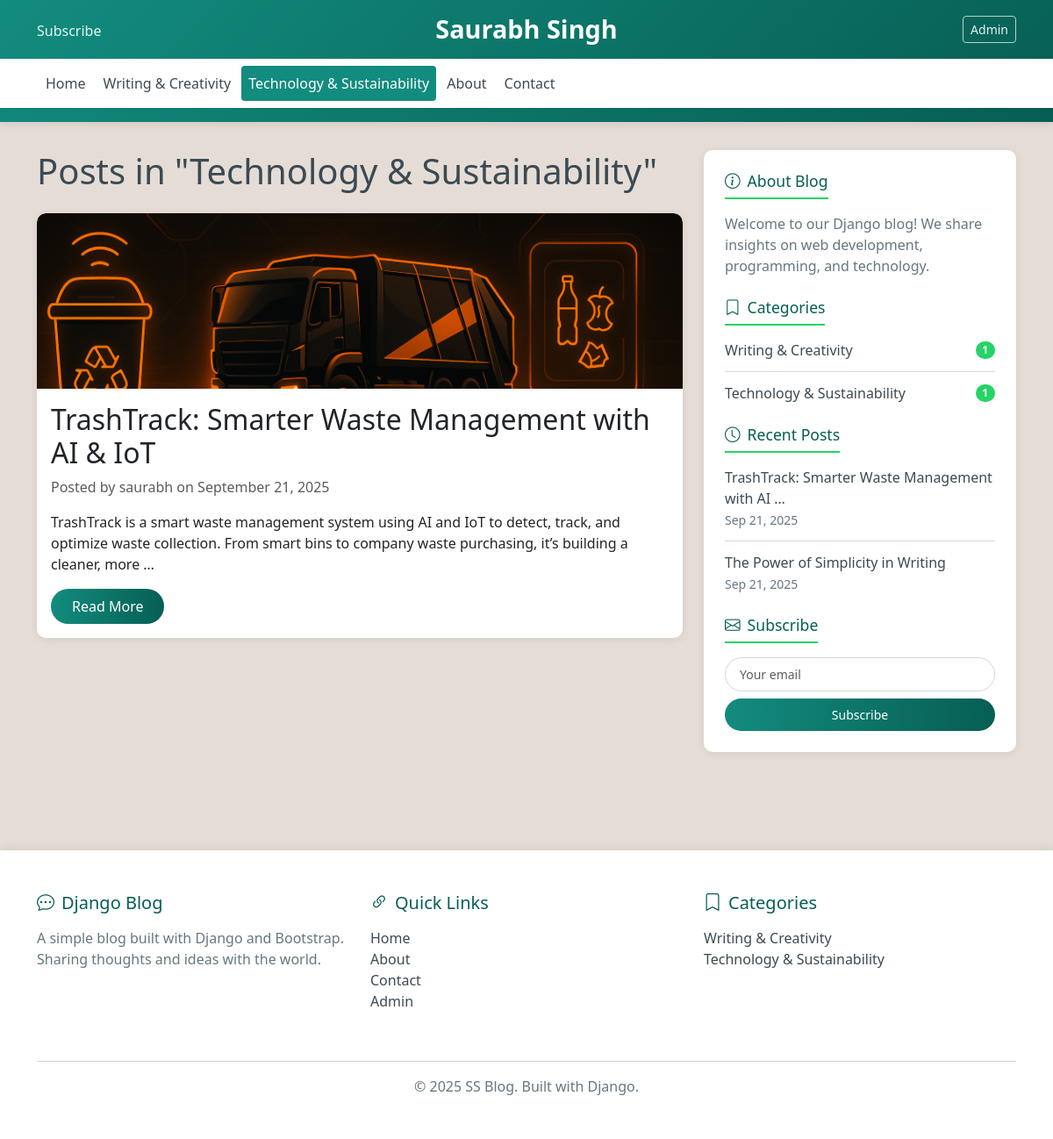
The page /category/technology-sustainability/ on the database its author committed.
### blog/models.py (models this page shows, shortened)
class Category(models.Model):
    name = models.CharField(max_length=100)
    slug = models.SlugField(unique=True)

class Post(models.Model):
    STATUS_CHOICES = (
        ('draft', 'Draft'),
        ('published', 'Published'),
    )
    title = models.CharField(max_length=200)
    slug = models.SlugField(unique_for_date='publish_date')
    author = models.ForeignKey(User, on_delete=models.CASCADE)
    content = models.TextField()
    excerpt = models.TextField(max_length=300, blank=True)
    category = models.ForeignKey(Category, on_delete=models.SET_NULL, null=True)
    publish_date = models.DateTimeField(default=timezone.now)
    created_date = models.DateTimeField(auto_now_add=True)
    updated_date = models.DateTimeField(auto_now=True)
    status = models.CharField(max_length=10, choices=STATUS_CHOICES, default='draft')
    featured_image = models.ImageField(upload_to='blog/images/', blank=True, null=True)
    class Meta:
        ordering = ['-publish_date']
    def get_absolute_url(self):
        return reverse('blog:post_detail', args=[self.publish_date.year,
                                                self.publish_date.month,
                                                self.publish_date.day,
                                                self.slug])

### blog/views.py (the view)
# urls.py: path('category/<slug:category_slug>/', views.category_posts, name='category_posts'),
def category_posts(request, category_slug):
    category = get_object_or_404(Category, slug=category_slug)
    posts = Post.objects.filter(category=category, status='published')
    paginator = Paginator(posts, 5)
    page_number = request.GET.get('page')
    page_obj = paginator.get_page(page_number)
    context = {
        'category': category,
        'page_obj': page_obj,
        **get_common_context(),
    }
    return render(request, 'blog/category_posts.html', context)

### blog/views.py (called while the page is built)
def get_common_context():
    return {
        'categories': Category.objects.all(),
        'recent_posts': Post.objects.filter(status='published')[:5],
    }

### templates/blog/category_posts.html (shortened to what this page needs)
{% extends 'blog/base.html' %}
{% block content %}
    <h1 class="mb-4">Posts in "{{ category.name }}"</h1>
    {% if page_obj %}
        {% for post in page_obj %}
            <article class="card post-card mb-4">
                {% if post.featured_image %}
                    <img src="{{ post.featured_image.url }}" class="card-img-top" alt="{{ post.title }}">
                {% endif %}
                <div class="card-body">
                    <h2 class="card-title">
                        <a href="{{ post.get_absolute_url }}" class="text-decoration-none text-dark">
                            {{ post.title }}
                        </a>
                    </h2>
                    <p class="text-muted">
                        Posted by {{ post.author }} on {{ post.publish_date|date:"F j, Y" }}
                    </p>
                    <p class="card-text">{{ post.excerpt|default:post.content|truncatewords:30 }}</p>
                    <a href="{{ post.get_absolute_url }}" class="btn btn-primary">Read More</a>
                </div>
            </article>
        {% endfor %}
    {% else %}
        <div class="alert alert-info">
            <p>No posts found in this category yet.</p>
        </div>
    {% endif %}
{% endblock %}

### templates/blog/includes/header.html (shortened to what this page needs)
<header class="blog-header py-3">
            <div class="container">
                <div class="row flex-nowrap justify-content-between align-items-center">
                    <div class="col-4 pt-1">
                        <a class="text-decoration-none" href="{% url 'blog:post_list' %}">Subscribe</a>
                    </div>
                    <div class="col-4 text-center">
                        <a class="blog-header-logo text-decoration-none" href="{% url 'blog:post_list' %}">
                            <h1>Saurabh Singh</h1>
                        </a>
                    </div>
                    <div class="col-4 d-flex justify-content-end align-items-center">
                        <a target="_blank" class="btn btn-sm btn-outline-secondary" href="/admin/">Admin</a>
                    </div>
                </div>
            </div>
            <nav class="navbar navbar-expand-lg navbar-light bg-light mt-3">
                <div class="container">
                    <div class="collapse navbar-collapse" id="navbarNav">
                        <ul class="navbar-nav me-auto">
                            <li class="nav-item">
                                <a class="nav-link {% if request.resolver_match.url_name == 'post_list' %}active{% endif %}"
                                   href="{% url 'blog:post_list' %}">Home</a>
                            </li>
                            {% for category in categories %}
                            <li class="nav-item">
                                <a class="nav-link {% if request.resolver_match.url_name == 'category_posts' and category.slug in request.path %}active{% endif %}"
                                   href="{% url 'blog:category_posts' category.slug %}">
                                    {{ category.name }}
                                </a>
                            </li>
                            {% endfor %}
                            <li class="nav-item">
                                <a class="nav-link" href="#">About</a>
                            </li>
                            <li class="nav-item">
                                <a class="nav-link" href="#">Contact</a>
                            </li>
                        </ul>
                    </div>
                </div>
            </nav>
        </header>

### templates/blog/includes/sidebar.html (shortened to what this page needs)
<div class="sidebar">
                            <div class="mb-4">
                                <h4><i class="bi bi-info-circle me-2"></i>About Blog</h4>
                                <p class="text-muted">Welcome to our Django blog! We share insights on web development, programming, and technology.</p>
                            </div>
                            <div class="mb-4">
                                <h4><i class="bi bi-bookmark me-2"></i>Categories</h4>
                                <ul class="list-unstyled">
                                    {% for category in categories %}
                                    <li>
                                        <a href="{% url 'blog:category_posts' category.slug %}" class="text-decoration-none d-flex justify-content-between align-items-center">
                                            <span>{{ category.name }}</span>
                                            <span class="badge rounded-pill" style="background-color: var(--whatsapp-light); color: white;">{{ category.post_set.count }}</span>
                                        </a>
                                    </li>
                                    {% empty %}
                                    <li class="text-muted">No categories yet.</li>
                                    {% endfor %}
                                </ul>
                            </div>
                            <div class="mb-4">
                                <h4><i class="bi bi-clock me-2"></i>Recent Posts</h4>
                                <ul class="list-unstyled">
                                    {% for post in recent_posts %}
                                    <li>
                                        <a href="{{ post.get_absolute_url }}" class="text-decoration-none">
                                            {{ post.title|truncatewords:6 }}
                                        </a>
                                        <br>
                                        <small class="text-muted">{{ post.publish_date|date:"M j, Y" }}</small>
                                    </li>
                                    {% empty %}
                                    <li class="text-muted">No recent posts.</li>
                                    {% endfor %}
                                </ul>
                            </div>
                            <div>
                                <h4><i class="bi bi-envelope me-2"></i>Subscribe</h4>
                                <form method="post" action="#">
                                    <div class="mb-2">
                                        <input type="email" class="form-control form-control-sm" placeholder="Your email" required>
                                    </div>
                                    <button type="submit" class="btn btn-primary btn-sm w-100">Subscribe</button>
                                </form>
                            </div>
                        </div>

### templates/blog/includes/footer.html
        <footer class="blog-footer mt-5 py-5">
            <div class="container">
                <div class="row">
                    <div class="col-md-4 mb-4">
                        <h5><i class="bi bi-chat-dots me-2"></i>Django Blog</h5>
                        <p class="text-muted">A simple blog built with Django and Bootstrap. Sharing thoughts and ideas with the world.</p>
                    </div>
                    <div class="col-md-4 mb-4">
                        <h5><i class="bi bi-link-45deg me-2"></i>Quick Links</h5>
                        <ul class="list-unstyled">
                            <li><a href="{% url 'blog:post_list' %}" class="text-decoration-none">Home</a></li>
                            <li><a href="#" class="text-decoration-none">About</a></li>
                            <li><a href="#" class="text-decoration-none">Contact</a></li>
                            <li><a href="/admin/" class="text-decoration-none">Admin</a></li>
                        </ul>
                    </div>
                    <div class="col-md-4 mb-4">
                        <h5><i class="bi bi-bookmark me-2"></i>Categories</h5>
                        <ul class="list-unstyled">
                            {% for category in categories|slice:":5" %}
                            <li>
                                <a href="{% url 'blog:category_posts' category.slug %}" class="text-decoration-none">
                                    {{ category.name }}
                                </a>
                            </li>
                            {% empty %}
                            <li class="text-muted">No categories yet</li>
                            {% endfor %}
                        </ul>
                    </div>
                </div>
                <hr>
                <p class="text-center text-muted mb-0">
                    © {% now "Y" %} SS Blog. Built with Django.
                </p>
            </div>
        </footer>

### templates/blog/base.html (style rules this page uses)
:root { --whatsapp-primary: #128C7E; --whatsapp-secondary: #075E54; --whatsapp-light: #25D366; --whatsapp-bg: #e5ddd5; --whatsapp-text: #3b4a54; --whatsapp-meta: #667781; --whatsapp-border: #d1d7db; }
body { background-color: var(--whatsapp-bg); font-family: 'Segoe UI', system-ui, -apple-system, sans-serif; color: var(--whatsapp-text); min-height: 100vh; display: flex; flex-direction: column; }
.blog-header { background: linear-gradient(135deg, var(--whatsapp-primary) 0%, var(--whatsapp-secondary) 100%); padding: 1rem 0; color: white; box-shadow: 0 2px 10px rgba(0, 0, 0, 0.1); }
.blog-header a { color: rgba(255, 255, 255, 0.9); transition: color 0.3s; }
.blog-header-logo h1 { color: white; font-weight: 600; margin: 0; font-size: 1.8rem; }
.blog-header .btn-outline-secondary { border-color: rgba(255, 255, 255, 0.7); color: rgba(255, 255, 255, 0.9); }
.navbar-light.bg-light { background-color: white !important; box-shadow: 0 2px 5px rgba(0, 0, 0, 0.05); }
.nav-link { color: var(--whatsapp-text) !important; font-weight: 500; transition: all 0.3s; border-radius: 4px; margin: 0 2px; }
.nav-link.active, .nav-link:hover { color: white !important; background-color: var(--whatsapp-primary); }
.post-card { margin-bottom: 2rem; border: none; border-radius: 10px; box-shadow: 0 2px 10px rgba(0, 0, 0, 0.08); transition: transform 0.3s, box-shadow 0.3s; background-color: white; overflow: hidden; }
.post-card .card-img-top { border-top-left-radius: 10px; border-top-right-radius: 10px; height: 200px; object-fit: cover; }
.btn-primary { background: linear-gradient(to right, var(--whatsapp-primary), var(--whatsapp-secondary)); border: none; border-radius: 20px; padding: 0.5rem 1.5rem; transition: all 0.3s; }
.sidebar { background: white; padding: 1.5rem; border-radius: 10px; box-shadow: 0 2px 10px rgba(0, 0, 0, 0.08); margin-bottom: 2rem; }
.sidebar h4 { color: var(--whatsapp-secondary); font-size: 1.1rem; margin-bottom: 1rem; padding-bottom: 0.5rem; border-bottom: 2px solid var(--whatsapp-light); display: inline-block; }
.sidebar .list-unstyled li { margin-bottom: 0.75rem; padding-bottom: 0.75rem; border-bottom: 1px solid var(--whatsapp-border); }
.sidebar .list-unstyled li:last-child { border-bottom: none; margin-bottom: 0; padding-bottom: 0; }
.sidebar a { color: var(--whatsapp-text); text-decoration: none; transition: color 0.3s; }
.sidebar .text-muted { color: var(--whatsapp-meta) !important; }
.sidebar .form-control { border-radius: 20px; border: 1px solid var(--whatsapp-border); padding: 0.5rem 1rem; }
.sidebar .btn-sm { border-radius: 20px; }
.blog-footer { background: white; padding: 2rem 0; box-shadow: 0 -2px 10px rgba(0, 0, 0, 0.08); margin-top: auto; }
.blog-footer h5 { color: var(--whatsapp-secondary); margin-bottom: 1rem; }
.blog-footer a { color: var(--whatsapp-text); text-decoration: none; transition: color 0.3s; }
.blog-footer .text-muted { color: var(--whatsapp-meta) !important; }

### rows shown on the page
Category: name "Writing & Creativity", post_set.count "1"
Category: name "Technology & Sustainability", post_set.count "1"
Post: featured_image (picture), title "TrashTrack: Smarter Waste Management with AI & IoT", author "saurabh", publish_date "September 21, 2025", excerpt "TrashTrack is a smart waste management system using AI and IoT to detect, track, and optimize waste collection. From smart bins to company waste purchasing, it’s building a cleaner, more …", title "TrashTrack: Smarter Waste Management with AI …", publish_date "Sep 21, 2025"
Post: title "The Power of Simplicity in Writing", publish_date "Sep 21, 2025"
